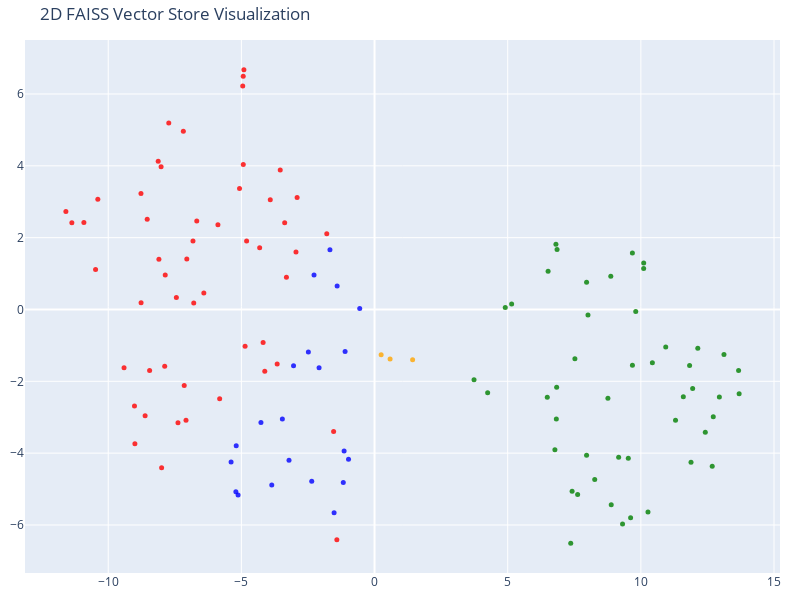

Notebook code for this chart:
### Markdown cell above
## Visualizing the Vector Store

Let's take a minute to look at the documents and their embedding vectors to see what's going on.

(As a sidenote, what we're really looking at here is the distribution of the Vectors generated by OpenAIEmbeddings, retrieved from FAISS. So there's no surprise that they look the same whether they are "from" FAISS or Chroma.)

### Code cell
# We humans find it easier to visalize things in 2D!
# Reduce the dimensionality of the vectors to 2D using t-SNE
# (t-distributed stochastic neighbor embedding)

tsne = TSNE(n_components=2, random_state=42)
reduced_vectors = tsne.fit_transform(vectors)

# Create the 2D scatter plot
fig = go.Figure(data=[go.Scatter(
    x=reduced_vectors[:, 0],
    y=reduced_vectors[:, 1],
    mode='markers',
    marker=dict(size=5, color=colors, opacity=0.8),
    text=[f"Type: {t}<br>Text: {d[:100]}..." for t, d in zip(doc_types, documents)],
    hoverinfo='text'
)])

fig.update_layout(
    title='2D FAISS Vector Store Visualization',
    scene=dict(xaxis_title='x',yaxis_title='y'),
    width=800,
    height=600,
    margin=dict(r=20, b=10, l=10, t=40)
)

fig.show()

### Figure 1 — Plotly figure (JSON) as saved in the notebook; plotly's stock layout.template omitted (floating-point values rounded to 4 significant figures)
{"data": [{"hoverinfo": "text", "marker": {"color": ["orange", "orange", "orange", "red", "red", "red", "red", "red", "red", "red", "red", "red", "red", "red", "red", "red", "red", "red", "red", "red", "red", "red", "red", "red", "red", "red", "red", "red", "red", "red", "red", "red", "red", "red", "red", "red", "red", "red", "red", "red", "red", "red", "red", "red", "red", "red", "red", "red", "red", "red", "red", "red", "red", "red", "red", "green", "green", "green", "green", "green", "green", "green", "green", "green", "green", "green", "green", "green", "green", "green", "green", "green", "green", "green", "green", "green", "green", "green", "green", "green", "green", "green", "green", "green", "green", "green", "green", "green", "green", "green", "green", "green", "green", "green", "green", "green", "green", "green", "green", "green", "green", "green", "blue", "blue", "blue", "blue", "blue", "blue", "blue", "blue", "blue", "blue", "blue", "blue", "blue", "blue", "blue", "blue", "blue", "blue", "blue", "blue", "blue"], "opacity": 0.8, "size": 5}, "mode": "markers", "text": ["Type: company<br>Text: # About Insurellm\n\nInsurellm was founded by Avery Lancaster in 2015 as an insurance tech startup des...", "Type: company<br>Text: # Careers at Insurellm\n\nInsurellm is hiring! We are looking for talented software engineers, data sc...", "Type: company<br>Text: # Overview of Insurellm\n\nInsurellm is an innovative insurance tech firm with 200 employees across th...", "Type: contracts<br>Text: # Contract with Apex Reinsurance for Rellm: AI-Powered Enterprise Reinsurance Solution\n\n## Terms\n\n1....", "Type: contracts<br>Text: ## Renewal\n\n1. **Automatic Renewal**: This Agreement will automatically renew for successive one-yea...", "Type: contracts<br>Text: 2. **Seamless Integrations**: The architecture of Rellm allows for easy integration with existing sy...", "Type: contracts<br>Text: 1. **Technical Support**: Provider shall offer dedicated technical support to the Client via phone, ...", "Type: contracts<br>Text: **Insurellm, Inc.**  \n_____________________________  \nAuthorized Signature   \nDate: ________________...", "Type: contracts<br>Text: # Contract with Belvedere Insurance for Markellm\n\n## Terms\nThis Contract (\"Agreement\") is made and e...", "Type: contracts<br>Text: ## Renewal\n1. **Renewal Terms**: This Agreement may be renewed for additional one-year terms upon mu...", "Type: contracts<br>Text: ## Features\n1. **AI-Powered Matching**: Belvedere Insurance will benefit from Markellm's AI-powered ...", "Type: contracts<br>Text: ## Support\n1. **Technical Support**: Technical support will be available from 9 AM to 7 PM EST, Mond...", "Type: contracts<br>Text: **Belvedere Insurance**  \nSignature: ______________________  \nName: [Authorized Signatory]  \nTitle: ...", "Type: contracts<br>Text: # Contract with BrightWay Solutions for Markellm\n\n**Contract Date:** October 5, 2023  \n**Contract ID...", "Type: contracts<br>Text: 3. **Service Level Agreement (SLA):**  \n   Insurellm commits to a 99.9% uptime for the platform with...", "Type: contracts<br>Text: 2. **Real-Time Quote Availability:**  \n   Consumers sourced via BrightWay Solutions will receive rea...", "Type: contracts<br>Text: 3. **Training and Onboarding:**  \n   Insurellm agrees to provide one free training session on how to...", "Type: contracts<br>Text: # Contract with EverGuard Insurance for Rellm: AI-Powered Enterprise Reinsurance Solution\n\n**Contrac...", "Type: contracts<br>Text: 4. **Usage Rights**: EverGuard Insurance is granted a non-exclusive, non-transferable license to acc...", "Type: contracts<br>Text: 1. **Core Functionality**: Rellm provides EverGuard Insurance with advanced AI-driven analytics, sea...", "Type: contracts<br>Text: 1. **Customer Support**: Insurellm will provide EverGuard Insurance with 24/7 customer support, incl...", "Type: contracts<br>Text: ---\n\n**Signatures**  \n**For Insurellm**: __________________________  \n**Name**: John Smith  \n**Title...", "Type: contracts<br>Text: # Contract with GreenField Holdings for Markellm\n\n**Effective Date:** November 15, 2023  \n**Contract...", "Type: contracts<br>Text: ## Renewal\n1. **Automatic Renewal**: This contract will automatically renew for sequential one-year ...", "Type: contracts<br>Text: ## Features\n1. **AI-Powered Matching**: Access to advanced algorithms that connect GreenField Holdin...", "Type: contracts<br>Text: ## Support\n1. **Customer Support Access**: The Client will have access to dedicated support through ...", "Type: contracts<br>Text: **Signatures:**  \n_________________________                           _________________________  \n**...", "Type: contracts<br>Text: # Contract with Greenstone Insurance for Homellm\n\n---\n\n## Terms\n\n1. **Parties**: This Contract (\"Agr...", "Type: contracts<br>Text: 4. **Payment Terms**: \n   - The Customer shall pay an amount of $10,000 per month for the Standard T...", "Type: contracts<br>Text: ---\n\n## Features\n\n- **AI-Powered Risk Assessment**: Customer will have access to enhanced risk evalu...", "Type: contracts<br>Text: - **Customer Portal**: A dedicated portal will be provided, allowing the Customer's clients to manag...", "Type: contracts<br>Text: ______________________________  \n[Name], [Title]  \nDate: ______________________\n\n**For Greenstone In...", "Type: contracts<br>Text: # Contract with GreenValley Insurance for Homellm\n\n**Contract Date:** October 6, 2023  \n**Contract N...", "Type: contracts<br>Text: 4. **Confidentiality:** Both parties agree to maintain the confidentiality of proprietary informatio...", "Type: contracts<br>Text: 1. **AI-Powered Risk Assessment:** Access to advanced AI algorithms for real-time risk evaluations.\n...", "Type: contracts<br>Text: 3. **Regular Updates:** Insurellm will offer ongoing updates and enhancements to the Homellm platfor...", "Type: contracts<br>Text: # Contract with Pinnacle Insurance Co. for Homellm\n\n## Terms\nThis contract (\"Contract\") is entered i...", "Type: contracts<br>Text: ## Renewal\n1. **Renewal Terms**: At the end of the initial term, this Contract shall automatically r...", "Type: contracts<br>Text: ## Features\n1. **AI-Powered Risk Assessment**: Utilized for tailored underwriting decisions specific...", "Type: contracts<br>Text: ## Support\n1. **Technical Support**: Insurellm shall provide 24/7 technical support via an email and...", "Type: contracts<br>Text: # Contract with Roadway Insurance Inc. for Carllm\n\n---\n\n## Terms\n\n1. **Agreement Effective Date**: T...", "Type: contracts<br>Text: ---\n\n## Renewal\n\n1. **Automatic Renewal**: This agreement will automatically renew for an additional...", "Type: contracts<br>Text: ---\n\n## Features\n\n1. **Access to Core Features**: Roadway Insurance Inc. will have access to all Pro...", "Type: contracts<br>Text: ---\n\n## Support\n\n1. **Technical Support**: Roadway Insurance Inc. will receive priority technical su...", "Type: contracts<br>Text: # Contract with Stellar Insurance Co. for Rellm\n\n## Terms\nThis contract is made between **Insurellm*...", "Type: contracts<br>Text: ### Termination\nEither party may terminate this agreement with a **30-day written notice**. In the e...", "Type: contracts<br>Text: ## Features\nStellar Insurance Co. will receive access to the following features of the Rellm product...", "Type: contracts<br>Text: ## Support\nInsurellm provides Stellar Insurance Co. with the following support services:\n\n- **24/7 T...", "Type: contracts<br>Text: # Contract with TechDrive Insurance for Carllm\n\n**Contract Date:** October 1, 2024  \n**Contract Dura...", "Type: contracts<br>Text: ## Renewal\n\n1. **Automatic Renewal**: This contract shall automatically renew for additional one-yea...", "Type: contracts<br>Text: ## Support\n\n1. **Customer Support**: Insurellm will provide 24/7 customer support to TechDrive Insur...", "Type: contracts<br>Text: **TechDrive Insurance Representative:**  \nName: Sarah Johnson  \nTitle: Operations Director  \nDate: _...", "Type: contracts<br>Text: # Contract with Velocity Auto Solutions for Carllm\n\n**Contract Date:** October 1, 2023  \n**Contract ...", "Type: contracts<br>Text: ## Renewal\n\n1. **Automatic Renewal**: This contract will automatically renew for successive 12-month...", "Type: contracts<br>Text: ## Support\n\n1. **Customer Support**: Velocity Auto Solutions will have access to Insurellm’s custome...", "Type: employees<br>Text: # HR Record\n\n# Alex Chen\n\n## Summary\n- **Date of Birth:** March 15, 1990  \n- **Job Title:** Backend ...", "Type: employees<br>Text: ## Annual Performance History\n- **2020:**  \n  - Completed onboarding successfully.  \n  - Met expecta...", "Type: employees<br>Text: ## Compensation History\n- **2020:** Base Salary: $80,000  \n- **2021:** Base Salary Increase to $90,0...", "Type: employees<br>Text: Alex Chen continues to be a vital asset at Insurellm, contributing significantly to innovative backe...", "Type: employees<br>Text: # HR Record\n\n# Alex Harper\n\n## Summary\n- **Date of Birth**: March 15, 1993  \n- **Job Title**: Sales ...", "Type: employees<br>Text: ## Annual Performance History  \n- **2021**:  \n  - **Performance Rating**: 4.5/5  \n  - **Key Achievem...", "Type: employees<br>Text: - **2022**:  \n  - **Base Salary**: $65,000 (Promotion to Senior SDR)  \n  - **Bonus**: $13,000 (20% o...", "Type: employees<br>Text: # HR Record\n\n# Alex Thomson\n\n## Summary\n- **Date of Birth:** March 15, 1995  \n- **Job Title:** Sales...", "Type: employees<br>Text: ## Annual Performance History  \n- **2022** - Rated as \"Exceeds Expectations.\" Alex Thomson achieved ...", "Type: employees<br>Text: ## Other HR Notes\n- Alex Thomson is an active member of the Diversity and Inclusion committee at Ins...", "Type: employees<br>Text: # Avery Lancaster\n\n## Summary\n- **Date of Birth**: March 15, 1985  \n- **Job Title**: Co-Founder & Ch...", "Type: employees<br>Text: - **2010 - 2013**: Business Analyst at Edge Analytics  \n  Prior to joining Innovate, Avery worked as...", "Type: employees<br>Text: - **2018**: **Exceeds Expectations**  \n  Under Avery’s pivoted vision, Insurellm launched two new su...", "Type: employees<br>Text: - **2022**: **Satisfactory**  \n  Avery focused on rebuilding team dynamics and addressing employee c...", "Type: employees<br>Text: ## Compensation History\n- **2015**: $150,000 base salary + Significant equity stake  \n- **2016**: $1...", "Type: employees<br>Text: ## Other HR Notes\n- **Professional Development**: Avery has actively participated in leadership trai...", "Type: employees<br>Text: # HR Record\n\n# Emily Carter\n\n## Summary\n- **Date of Birth:** August 12, 1990  \n- **Job Title:** Acco...", "Type: employees<br>Text: - **2017-2019:** Marketing Intern  \n  - Assisted with market research and campaign development for s...", "Type: employees<br>Text: ## Compensation History\n| Year | Base Salary | Bonus         | Total Compensation |\n|------|--------...", "Type: employees<br>Text: Emily Carter exemplifies the kind of talent that drives Insurellm's success and is an invaluable ass...", "Type: employees<br>Text: # HR Record\n\n# Emily Tran\n\n## Summary\n- **Date of Birth:** March 18, 1991  \n- **Job Title:** Digital...", "Type: employees<br>Text: - **January 2017 - May 2018**: Marketing Intern  \n  - Supported the Marketing team by collaborating ...", "Type: employees<br>Text: - **2021**:  \n  - Performance Rating: Meets Expectations  \n  - Key Achievements: Contributed to the ...", "Type: employees<br>Text: - **Professional Development Goals**:  \n  - Emily Tran aims to become a Marketing Manager within the...", "Type: employees<br>Text: # HR Record\n\n# Jordan Blake\n\n## Summary\n- **Date of Birth:** March 15, 1993  \n- **Job Title:** Sales...", "Type: employees<br>Text: ## Annual Performance History\n- **2021:** First year at Insurellm; achieved 90% of monthly targets. ...", "Type: employees<br>Text: ## Other HR Notes\n- Jordan has shown an interest in continuing education, actively participating in ...", "Type: employees<br>Text: # HR Record\n\n# Jordan K. Bishop\n\n## Summary\n- **Date of Birth:** March 15, 1990\n- **Job Title:** Fro...", "Type: employees<br>Text: ## Annual Performance History\n- **2019:** Exceeds Expectations - Continuously delivered high-quality...", "Type: employees<br>Text: ## Compensation History\n- **June 2018:** Starting Salary - $85,000\n- **June 2019:** Salary Increase ...", "Type: employees<br>Text: ## Other HR Notes\n- Jordan K. Bishop has been an integral part of club initiatives, including the In...", "Type: employees<br>Text: # HR Record\n\n# Maxine Thompson\n\n## Summary\n- **Date of Birth:** January 15, 1991  \n- **Job Title:** ...", "Type: employees<br>Text: ## Insurellm Career Progression\n- **January 2017 - October 2018**: **Junior Data Engineer**  \n  * Ma...", "Type: employees<br>Text: ## Annual Performance History\n- **2017**: *Meets Expectations*  \n  Maxine showed potential in her ro...", "Type: employees<br>Text: - **2021**: *Exceeds Expectations*  \n  Maxine spearheaded the transition to a new data warehousing s...", "Type: employees<br>Text: ## Compensation History\n- **2017**: $70,000 (Junior Data Engineer)  \n- **2018**: $75,000 (Junior Dat...", "Type: employees<br>Text: # HR Record\n\n# Oliver Spencer\n\n## Summary\n- **Date of Birth**: May 14, 1990  \n- **Job Title**: Backe...", "Type: employees<br>Text: ## Annual Performance History\n- **2018**: **3/5** - Adaptable team player but still learning to take...", "Type: employees<br>Text: ## Compensation History\n- **March 2018**: Initial salary of $80,000.\n- **July 2019**: Salary increas...", "Type: employees<br>Text: # Samantha Greene\n\n## Summary\n- **Date of Birth:** October 14, 1990\n- **Job Title:** HR Generalist\n-...", "Type: employees<br>Text: ## Annual Performance History\n- **2020:** Exceeds Expectations  \n  Samantha Greene demonstrated exce...", "Type: employees<br>Text: ## Compensation History\n- **2020:** Base Salary - $55,000  \n  The entry-level salary matched industr...", "Type: employees<br>Text: - **2023:** Base Salary - $70,000  \n  Recognized for substantial improvement in employee relations m...", "Type: employees<br>Text: # HR Record\n\n# Samuel Trenton\n\n## Summary\n- **Date of Birth:** April 12, 1989  \n- **Job Title:** Sen...", "Type: employees<br>Text: ## Annual Performance History\n- **2023:** Rating: 4.5/5  \n  *Samuel exceeded expectations, successfu...", "Type: employees<br>Text: ## Compensation History\n- **2023:** Base Salary: $115,000 + Bonus: $15,000  \n  *Annual bonus based o...", "Type: employees<br>Text: - **Engagement in Company Culture:** Regularly participates in team-building events and contributes ...", "Type: products<br>Text: # Product Summary\n\n# Carllm\n\n## Summary\n\nCarllm is an innovative auto insurance product developed by...", "Type: products<br>Text: - **Instant Quoting**: With Carllm, insurance companies can offer near-instant quotes to customers, ...", "Type: products<br>Text: - **Mobile Integration**: Carllm is designed to work seamlessly with mobile applications, providing ...", "Type: products<br>Text: - **Professional Tier**: $2,500/month\n  - For medium-sized companies.\n  - All Basic Tier features pl...", "Type: products<br>Text: ### Q2 2025: Customer Experience Improvements\n- Launch of a new **mobile app** for end-users.\n- Intr...", "Type: products<br>Text: # Product Summary\n\n# Homellm\n\n## Summary\nHomellm is an innovative home insurance product developed b...", "Type: products<br>Text: ### 2. Dynamic Pricing Model\nWith Homellm's innovative dynamic pricing model, insurance providers ca...", "Type: products<br>Text: ### 5. Multi-Channel Integration\nHomellm seamlessly integrates into existing insurance platforms, pr...", "Type: products<br>Text: - **Basic Tier:** Starting at $5,000/month for small insurers with basic integration features.\n- **S...", "Type: products<br>Text: All tiers include a comprehensive training program and ongoing updates to ensure optimal performance...", "Type: products<br>Text: With Homellm, Insurellm is committed to transforming the landscape of home insurance, ensuring both ...", "Type: products<br>Text: # Product Summary\n\n# Markellm\n\n## Summary\n\nMarkellm is an innovative two-sided marketplace designed ...", "Type: products<br>Text: - **User-Friendly Interface**: Designed with user experience in mind, Markellm features an intuitive...", "Type: products<br>Text: - **Customer Support**: Our dedicated support team is always available to assist both consumers and ...", "Type: products<br>Text: ### For Insurance Companies:\n- **Basic Listing Fee**: $199/month for a featured listing on the platf...", "Type: products<br>Text: ### Q3 2025\n- Initiate a comprehensive marketing campaign targeting both consumers and insurers to i...", "Type: products<br>Text: # Product Summary\n\n# Rellm: AI-Powered Enterprise Reinsurance Solution\n\n## Summary\n\nRellm is an inno...", "Type: products<br>Text: ### Seamless Integrations\nRellm's architecture is designed for effortless integration with existing ...", "Type: products<br>Text: ### Regulatory Compliance Tools\nRellm includes built-in compliance tracking features to help organiz...", "Type: products<br>Text: Join the growing number of organizations leveraging Rellm to enhance their reinsurance processes whi...", "Type: products<br>Text: Experience the future of reinsurance with Rellm, where innovation meets reliability. Let Insurellm h..."], "type": "scatter", "x": [0.5829, 1.429, 0.2476, -3.541, -2.908, -1.794, -5.88, -10.91, -8.77, -4.906, -1.537, -6.676, -10.39, -8.124, -7.18, -7.727, -8.015, -3.915, -3.374, -2.95, -4.314, -10.48, -8.536, -4.949, -4.861, -1.415, -11.37, -7.86, -8.767, -3.656, -7.049, -11.59, -7.441, -6.789, -4.184, -6.41, -8.097, -4.931, -4.122, -6.817, -8.999, -7.995, -5.816, -7.146, -5.07, -4.929, -3.309, -4.804, -9.014, -7.381, -8.446, -9.406, -8.615, -7.079, -7.879, 7.626, 10.11, 11.94, 3.736, 9.312, 12.42, 12.68, 9.615, 11.88, 10.27, 4.908, 6.517, 6.853, 6.81, 13.12, 5.148, 6.772, 7.523, 11.83, 4.247, 6.826, 6.838, 12.14, 6.486, 8.887, 11.3, 9.528, 8.267, 9.682, 13.67, 9.166, 7.367, 8.015, 8.87, 7.961, 13.69, 7.418, 10.1, 11.59, 9.683, 9.807, 10.93, 10.43, 7.961, 12.72, 12.95, 8.762, -5.124, -5.207, -5.387, -5.194, -3.859, -2.083, -3.042, -2.485, -4.265, -3.461, -1.106, -1.143, -0.9773, -1.174, -1.519, -2.358, -1.405, -1.675, -2.272, -3.212, -0.5564], "y": [-1.381, -1.398, -1.261, 3.885, 3.116, 2.108, 2.361, 2.419, 3.23, 6.674, -3.398, 2.467, 3.069, 4.128, 4.96, 5.192, 3.974, 3.058, 2.413, 1.601, 1.717, 1.112, 2.512, 6.224, -1.023, -6.41, 2.415, 0.9593, 0.1869, -1.518, 1.405, 2.727, 0.3368, 0.1795, -0.9189, 0.4581, 1.398, 6.498, -1.717, 1.906, -3.736, -4.407, -2.483, -2.113, 3.371, 4.04, 0.897, 1.91, -2.688, -3.151, -1.7, -1.621, -2.959, -3.082, -1.583, -5.151, 1.295, -2.204, -1.955, -5.973, -3.415, -4.364, -5.801, -4.251, -5.64, 0.05601, 1.067, 1.668, 1.819, -1.256, 0.1519, -3.904, -1.372, -1.562, -2.318, -3.049, -2.167, -1.082, -2.442, -5.436, -3.082, -4.142, -4.734, 1.573, -1.701, -4.114, -6.508, -0.1537, 0.9275, 0.7568, -2.344, -5.064, 1.142, -2.427, -1.553, -0.05521, -1.043, -1.481, -4.058, -2.989, -2.439, -2.473, -5.165, -5.074, -4.249, -3.797, -4.886, -1.62, -1.565, -1.184, -3.146, -3.046, -1.172, -3.943, -4.169, -4.818, -5.659, -4.786, 0.6504, 1.663, 0.9617, -4.199, 0.02752]}], "layout": {"height": 600, "margin": {"b": 10, "l": 10, "r": 20, "t": 40}, "scene": {"xaxis": {"title": {"text": "x"}}, "yaxis": {"title": {"text": "y"}}}, "title": {"text": "2D FAISS Vector Store Visualization"}, "width": 800}}
